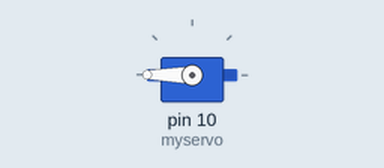
The sketch below on a simulated Arduino Uno, built with avr-gcc and run on an emulated ATmega328P. Shown: servo.

Above: at 0.1 s.
At 1.1 s:
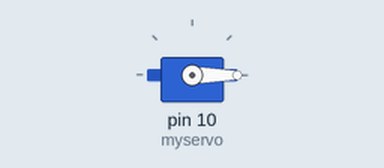
Timing chart, 0 to 2.6 s (numbered marks = the images above):
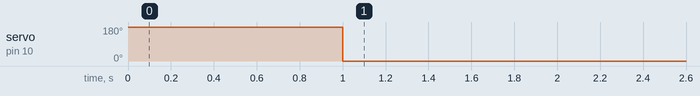

The sketch:

servo.ino
```cpp
#include <Servo.h>

Servo myservo;

void setup()
{
  myservo.attach(10);
  myservo.write(180);
  delay(1000);
}

void loop()
{
 /* myservo.write(180);
  delay(1000);
  myservo.write(90);
  delay(1000);*/
  myservo.write(0);
  delay(1000);
}
```

Measured:
- by itself, servo on pin 10 (myservo): 180° → 0° at 1.0 s
